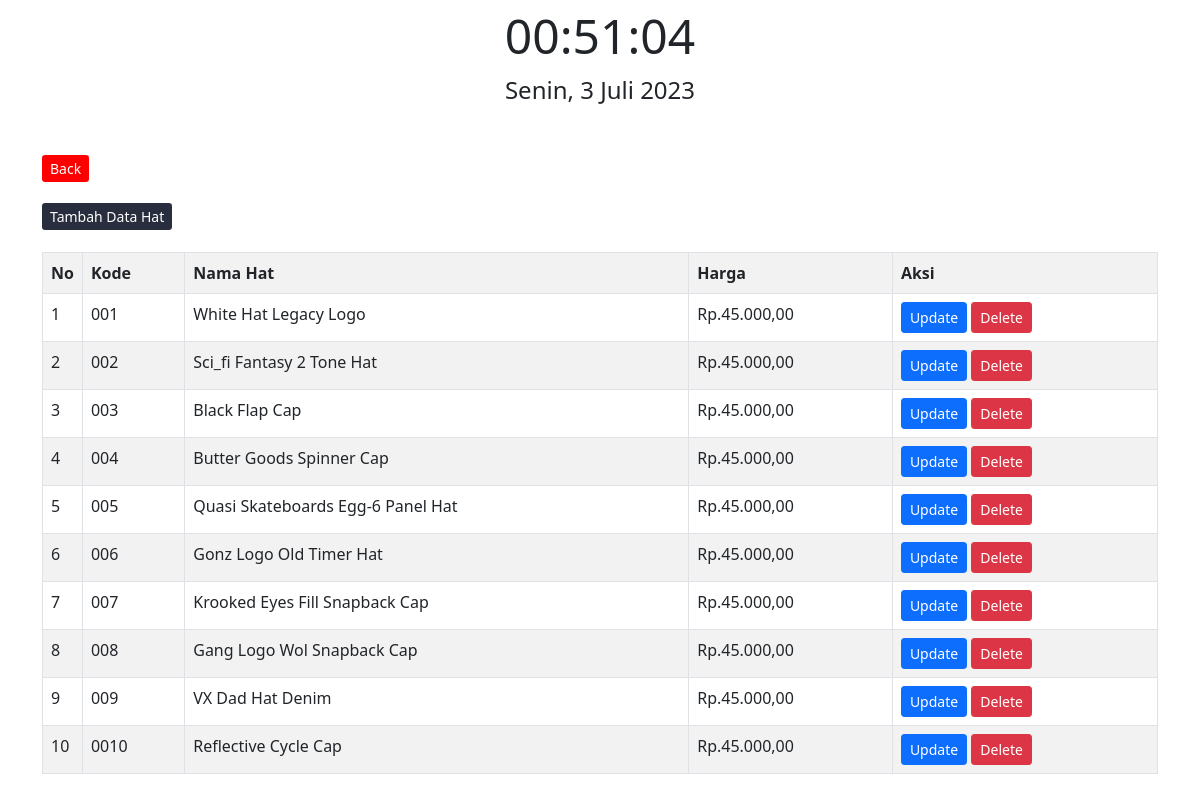
The page /adminlegacy/data_hat.php on the database its author committed.
### tables this page shows
CREATE TABLE `hat` (
  `id` int(30) NOT NULL,
  `kode` varchar(30) NOT NULL,
  `nama` varchar(225) NOT NULL,
  `harga` varchar(225) NOT NULL
);

### adminlegacy/data_hat.php (the view, shortened to what this page needs)
<!DOCTYPE html>
<html>
<head>
    <link href="https://cdn.jsdelivr.net/npm/bootstrap@5.0.2/dist/css/bootstrap.min.css" rel="stylesheet">
</head>
<body>
    <div id="datetime-container">
        <div id="clock"></div>
        <div id="date"></div>
    </div>
    <div class="container">
        <div class="panel">
            <div class="panel-body">
                <br><br>
                <a href="kategori.php" class="btn1 btn-sm pull-left">Back</a><br><br>
                <a href="tambah_hat.php" class="btn0 btn-sm pull-left">Tambah Data Hat</a>
                <br />
                <br />
                <table class="table table-bordered table-striped">
                    <tr>
                        <th width="1%">No</th>
                        <th>Kode</th>
                        <th>Nama Hat</th>
                        <th>Harga</th>
                        <th>Aksi</th>
                    </tr>
                    <?php
                    include 'koneksi.php';
                    $data = mysqli_query($koneksi, "select * from hat");
                    while ($d = mysqli_fetch_array($data)) {
                    ?>
                        <tr>
                            <td><?php echo $d['id'] ?></td>
                            <td><?php echo $d['kode'] ?></td>
                            <td><?php echo $d['nama'] ?></td>
                            <td><?php echo $d['harga'] ?></td>
                            <td>
                                <a href="edit_hat.php?id=<?php echo $d['id']; ?>" class="btn btn-sm btn-primary">Update</a>
                                <a href="hapus_hat.php?id=<?php echo $d['id']; ?>" onclick="hey()" class="btn btn-sm btn-danger">Delete</a>
                            </td>
                        </tr>
                    <?php
                    }
                    ?>
                </table>
            </div>
        </div>
    </div>
</body>
</html>

### adminlegacy/data_hat.php (style rules this page uses)
#clock { font-size: 48px; text-align: center; }
* { box-sizing: border-box; }
.btn0 { background-color: #282E3E; color: white; text-decoration: none; }
.btn1 { background-color: red; color: white; text-decoration: none; }
#date { font-size: 24px; text-align: center; }

### rows shown on the page
hat: id "1", kode "001", nama "White Hat Legacy Logo", harga "Rp.45.000,00"
hat: id "2", kode "002", nama "Sci_fi Fantasy 2 Tone Hat", harga "Rp.45.000,00"
hat: id "3", kode "003", nama "Black Flap Cap", harga "Rp.45.000,00"
hat: id "4", kode "004", nama "Butter Goods Spinner Cap", harga "Rp.45.000,00"
hat: id "5", kode "005", nama "Quasi Skateboards Egg-6 Panel Hat", harga "Rp.45.000,00"
hat: id "6", kode "006", nama "Gonz Logo Old Timer Hat", harga "Rp.45.000,00"
hat: id "7", kode "007", nama "Krooked Eyes Fill Snapback Cap", harga "Rp.45.000,00"
hat: id "8", kode "008", nama "Gang Logo Wol Snapback Cap", harga "Rp.45.000,00"
hat: id "9", kode "009", nama "VX Dad Hat Denim", harga "Rp.45.000,00"
hat: id "10", kode "0010", nama "Reflective Cycle Cap", harga "Rp.45.000,00"
